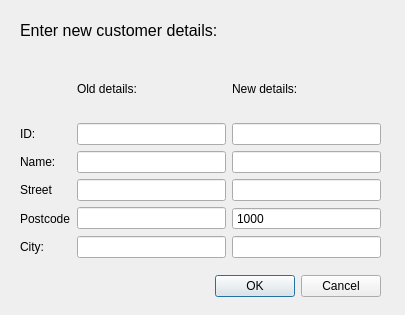
<?xml version="1.0" encoding="UTF-8"?>
<ui version="4.0">
 <class>editCustomer_D</class>
 <widget class="QDialog" name="editCustomer_D">
  <property name="geometry">
   <rect>
    <x>0</x>
    <y>0</y>
    <width>405</width>
    <height>315</height>
   </rect>
  </property>
  <property name="windowTitle">
   <string>Edit customer</string>
  </property>
  <widget class="QDialogButtonBox" name="buttonBox">
   <property name="geometry">
    <rect>
     <x>40</x>
     <y>270</y>
     <width>341</width>
     <height>32</height>
    </rect>
   </property>
   <property name="orientation">
    <enum>Qt::Horizontal</enum>
   </property>
   <property name="standardButtons">
    <set>QDialogButtonBox::Cancel|QDialogButtonBox::Ok</set>
   </property>
  </widget>
  <widget class="QLabel" name="label">
   <property name="geometry">
    <rect>
     <x>20</x>
     <y>10</y>
     <width>261</width>
     <height>41</height>
    </rect>
   </property>
   <property name="font">
    <font>
     <pointsize>12</pointsize>
    </font>
   </property>
   <property name="text">
    <string>Enter new customer details:</string>
   </property>
  </widget>
  <widget class="QWidget" name="gridLayoutWidget">
   <property name="geometry">
    <rect>
     <x>20</x>
     <y>60</y>
     <width>361</width>
     <height>198</height>
    </rect>
   </property>
   <layout class="QGridLayout" name="gridLayout">
    <item row="3" column="0">
     <widget class="QLabel" name="label_4">
      <property name="text">
       <string>Street</string>
      </property>
     </widget>
    </item>
    <item row="4" column="0">
     <widget class="QLabel" name="label_6">
      <property name="text">
       <string>Postcode</string>
      </property>
     </widget>
    </item>
    <item row="3" column="1">
     <widget class="QLineEdit" name="lineEdit_oldStreet">
      <property name="focusPolicy">
       <enum>Qt::NoFocus</enum>
      </property>
      <property name="echoMode">
       <enum>QLineEdit::Normal</enum>
      </property>
      <property name="readOnly">
       <bool>true</bool>
      </property>
     </widget>
    </item>
    <item row="2" column="2">
     <widget class="QLineEdit" name="lineEdit_newName">
      <property name="echoMode">
       <enum>QLineEdit::Normal</enum>
      </property>
      <property name="readOnly">
       <bool>false</bool>
      </property>
     </widget>
    </item>
    <item row="2" column="0">
     <widget class="QLabel" name="label_5">
      <property name="text">
       <string>Name:</string>
      </property>
     </widget>
    </item>
    <item row="5" column="2">
     <widget class="QLineEdit" name="lineEdit_newCity"/>
    </item>
    <item row="4" column="1">
     <widget class="QLineEdit" name="lineEdit_oldPCode">
      <property name="focusPolicy">
       <enum>Qt::NoFocus</enum>
      </property>
      <property name="echoMode">
       <enum>QLineEdit::Normal</enum>
      </property>
      <property name="readOnly">
       <bool>true</bool>
      </property>
     </widget>
    </item>
    <item row="2" column="1">
     <widget class="QLineEdit" name="lineEdit_oldName">
      <property name="enabled">
       <bool>true</bool>
      </property>
      <property name="focusPolicy">
       <enum>Qt::NoFocus</enum>
      </property>
      <property name="echoMode">
       <enum>QLineEdit::Normal</enum>
      </property>
      <property name="readOnly">
       <bool>true</bool>
      </property>
     </widget>
    </item>
    <item row="3" column="2">
     <widget class="QLineEdit" name="lineEdit_newStreet"/>
    </item>
    <item row="0" column="1">
     <widget class="QLabel" name="label_2">
      <property name="text">
       <string>Old details:</string>
      </property>
     </widget>
    </item>
    <item row="0" column="2">
     <widget class="QLabel" name="label_3">
      <property name="text">
       <string>New details:</string>
      </property>
     </widget>
    </item>
    <item row="5" column="0">
     <widget class="QLabel" name="label_7">
      <property name="text">
       <string>City:</string>
      </property>
     </widget>
    </item>
    <item row="5" column="1">
     <widget class="QLineEdit" name="lineEdit_oldCity">
      <property name="focusPolicy">
       <enum>Qt::NoFocus</enum>
      </property>
      <property name="echoMode">
       <enum>QLineEdit::Normal</enum>
      </property>
      <property name="readOnly">
       <bool>true</bool>
      </property>
     </widget>
    </item>
    <item row="1" column="0">
     <widget class="QLabel" name="label_8">
      <property name="text">
       <string>ID:</string>
      </property>
     </widget>
    </item>
    <item row="1" column="1">
     <widget class="QLineEdit" name="lineEdit_oldId">
      <property name="focusPolicy">
       <enum>Qt::NoFocus</enum>
      </property>
      <property name="readOnly">
       <bool>true</bool>
      </property>
     </widget>
    </item>
    <item row="1" column="2">
     <widget class="QLineEdit" name="lineEdit_newId">
      <property name="focusPolicy">
       <enum>Qt::NoFocus</enum>
      </property>
      <property name="readOnly">
       <bool>true</bool>
      </property>
     </widget>
    </item>
    <item row="4" column="2">
     <widget class="QSpinBox" name="spinBox_newPCode">
      <property name="buttonSymbols">
       <enum>QAbstractSpinBox::NoButtons</enum>
      </property>
      <property name="minimum">
       <number>1</number>
      </property>
      <property name="maximum">
       <number>9999</number>
      </property>
      <property name="singleStep">
       <number>1</number>
      </property>
      <property name="value">
       <number>1000</number>
      </property>
     </widget>
    </item>
   </layout>
  </widget>
 </widget>
 <tabstops>
  <tabstop>lineEdit_newName</tabstop>
  <tabstop>lineEdit_newStreet</tabstop>
  <tabstop>spinBox_newPCode</tabstop>
  <tabstop>lineEdit_newCity</tabstop>
 </tabstops>
 <resources/>
 <connections>
  <connection>
   <sender>buttonBox</sender>
   <signal>accepted()</signal>
   <receiver>editCustomer_D</receiver>
   <slot>accept()</slot>
   <hints>
    <hint type="sourcelabel">
     <x>248</x>
     <y>254</y>
    </hint>
    <hint type="destinationlabel">
     <x>157</x>
     <y>274</y>
    </hint>
   </hints>
  </connection>
  <connection>
   <sender>buttonBox</sender>
   <signal>rejected()</signal>
   <receiver>editCustomer_D</receiver>
   <slot>reject()</slot>
   <hints>
    <hint type="sourcelabel">
     <x>316</x>
     <y>260</y>
    </hint>
    <hint type="destinationlabel">
     <x>286</x>
     <y>274</y>
    </hint>
   </hints>
  </connection>
 </connections>
</ui>
